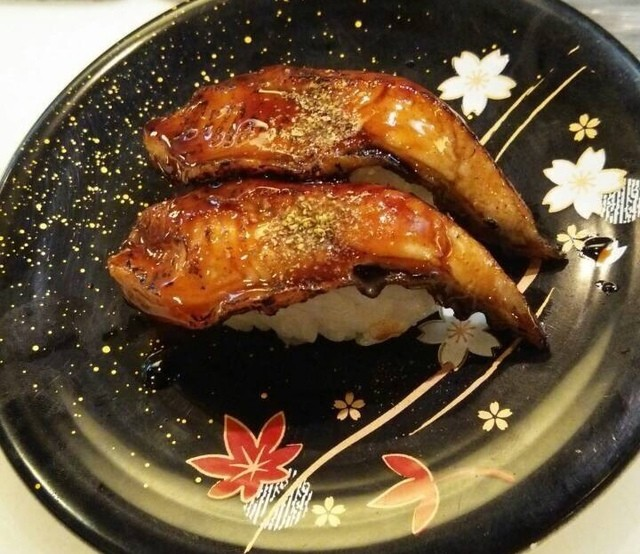
#> input picture 15_repeat_erb_sushi_r/17/0/0.jpg, 640 x 554 px; its folder holds only this picture in this run
$ python operate_file4m.py
#> lines starting #> are read from the running program, lines starting #| are printed output that depends on the picture
from multiprocessing.spawn import import_main_path
import shutil
import random
import glob
import os

import numpy as np

import cv2
from scipy import ndimage

# 正方形にリサイズ？(main)

def erb(neta, nedan):
  os.makedirs('./attach/sushi_resize/' + neta + '/' + nedan, exist_ok=True)
  image_list = glob.glob('./15_repeat_erb_sushi_r/' + neta + '/' + nedan + '/*')
  print(image_list)
  for path in image_list:
      resize_image(path)

# サイズ変更
def resize_image(pic):
    #調整後サイズを指定(横幅、縦高さ)
    size=(64,64)
    output = pic.replace('15_repeat_erb_sushi_r', 'attach/sushi_resize')

    base_pic=np.zeros((size[1],size[0],3),np.uint8)
    pic1=cv2.imread(pic,cv2.IMREAD_COLOR)
    h,w=pic1.shape[:2]
    ash=size[1]/h
    asw=size[0]/w
    if asw<ash:
        sizeas=(int(w*asw),int(h*asw))
    else:
        sizeas=(int(w*ash),int(h*ash))
    pic1 = cv2.resize(pic1,dsize=sizeas)
    base_pic[int(size[1]/2-sizeas[1]/2):int(size[1]/2+sizeas[1]/2),
    int(size[0]/2-sizeas[0]/2):int(size[0]/2+sizeas[0]/2),:]=pic1
    cv2.imwrite(output, base_pic)


if __name__ == '__main__':
    erb("5", "0")
#> in resize_image, pic1 is the input picture: shape (554, 640, 3); mean B, G, R 59, 85.6, 109.8
#> in resize_image, `pic1 = cv2.resize(pic1,dsize=sizeas)`:
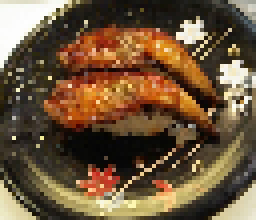
#> pic1: shape (55, 64, 3) (shown 4 times larger); mean B, G, R 59, 85.5, 109.7
#> in resize_image, `base_pic[int(size[1]/2-sizeas[1]/2):int(size[1]/2+sizeas[1]/2), int(si..`:
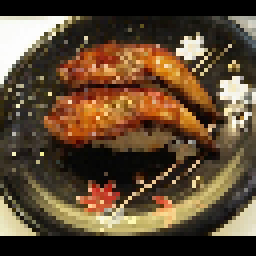
#> base_pic: shape (64, 64, 3) (shown 4 times larger); mean B, G, R 50.7, 73.4, 94.2
    erb("6", "0")
    erb("17", "0")

    erb("18", "0")
#> call 4 of resize_image, with pic = './15_repeat_erb_sushi_r/18/0/0.jpg'
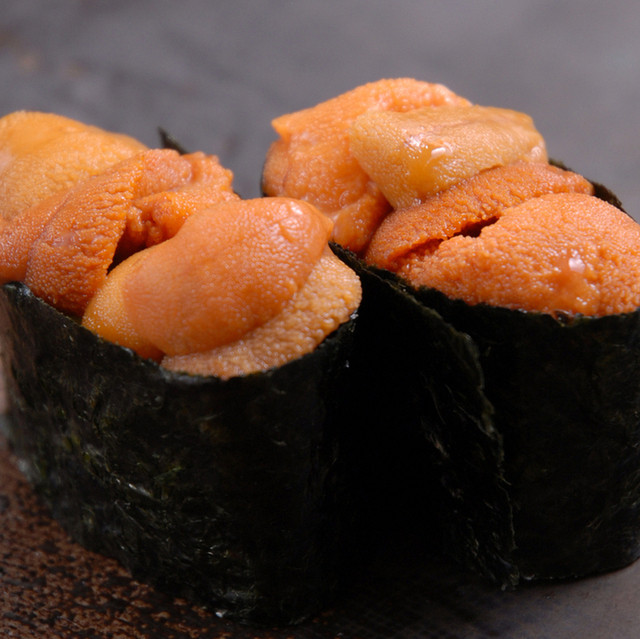
#> input picture 15_repeat_erb_sushi_r/18/0/0.jpg, 640 x 639 px
#> in resize_image, pic1 is the input picture: shape (639, 640, 3); mean B, G, R 50.5, 66.2, 95.3
#> in resize_image (call 4), `pic1 = cv2.resize(pic1,dsize=sizeas)`:
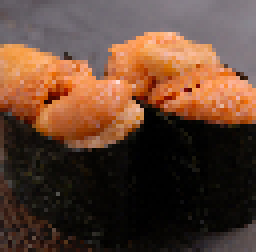
#> pic1: shape (63, 64, 3) (shown 4 times larger); mean B, G, R 50.5, 66.3, 95.3
#> in resize_image (call 4), `base_pic[int(size[1]/2-sizeas[1]/2):int(size[1]/2+sizeas[1]/2), int(si..`:
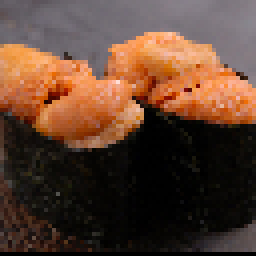
#> base_pic: shape (64, 64, 3) (shown 4 times larger); mean B, G, R 49.7, 65.2, 93.8
#> pass 2 of the loop in erb, `for path in image_list:`:
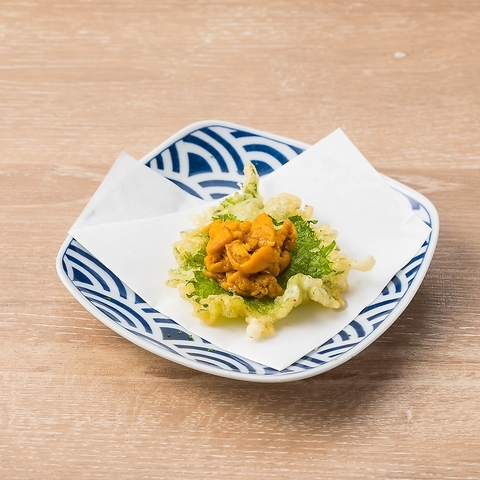
#> input picture 15_repeat_erb_sushi_r/18/0/14.jpg, 480 x 480 px
#> in resize_image, pic1 is the input picture: shape (480, 480, 3); mean B, G, R 155.2, 180.2, 204.8
#> in resize_image (call 5), `pic1 = cv2.resize(pic1,dsize=sizeas)`:
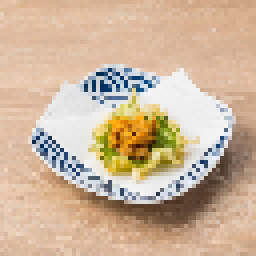
#> pic1: shape (64, 64, 3) (shown 4 times larger); mean B, G, R 155.1, 180.1, 204.7
#> pass 3 of the loop in erb, `for path in image_list:`:
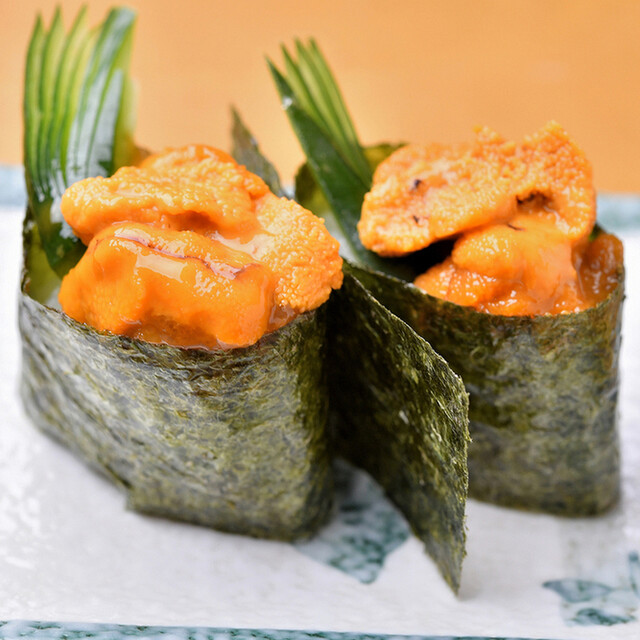
#> input picture 15_repeat_erb_sushi_r/18/0/6.jpg, 640 x 640 px
#> in resize_image, pic1 is the input picture: shape (640, 640, 3); mean B, G, R 109.6, 150.4, 178.3
#> in resize_image (call 6), `pic1 = cv2.resize(pic1,dsize=sizeas)`:
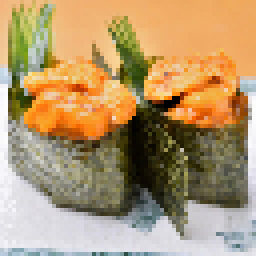
#> pic1: shape (64, 64, 3) (shown 4 times larger); mean B, G, R 109.7, 150.6, 178.6
    erb("19", "0")
    erb("27", "0")

    erb("41", "0")
    erb("44", "0")
    erb("81", "0")


    erb("5", "1")
    erb("6", "1")
    erb("17", "1")

    erb("18", "1")
    erb("19", "1")
    erb("27", "1")

    erb("41", "1")
    erb("44", "1")
    erb("81", "1")
